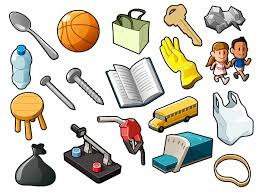
#> input picture image_speech/stdimgs/objects.jpeg, 259 x 194 px
$ jupyter execute 7_manual.ipynb
#> lines starting #> are read from the running program, lines starting #| are printed output that depends on the picture; after the words box and inside, x2 and y2 are one past the last pixel; in counts of white or black regions, pixels touching at a corner belong together
### Region-Based Segmentation (Watershed Algorithm)
#### Theory
The Watershed Algorithm is a region-based segmentation technique that treats the grayscale image as a topographic surface. In this surface, the intensity values represent the height of the terrain. The algorithm identifies catchment basins and watershed lines, which correspond to regions and boundaries in the image.

#### Steps in the Workflow:
1. **Thresholding**: The input image is binarized using Otsu's thresholding method to separate foreground objects from the background.
2. **Morphological Operations**: Small objects are removed, and the binary image is refined using morphological operations like closing.
3. **Distance Transform**: A distance transform is applied to compute the Euclidean distance from each foreground pixel to the nearest background pixel.
4. **Local Maxima Detection**: Peaks in the distance transform are identified as markers for the watershed algorithm.
5. **Watershed Segmentation**: The markers are used to segment the image into distinct regions using the watershed algorithm.

This approach is particularly useful for segmenting overlapping objects in an image, as it effectively separates connected components based on their topological features.

[cell 1]
import numpy as np
import matplotlib.pyplot as plt
from scipy import ndimage as ndi
from skimage.feature import peak_local_max
from skimage.segmentation import watershed
from skimage.morphology import remove_small_objects, closing, square
from skimage.measure import label
import cv2

[cell 2]
def apply_threshold(image):
    _, binary = cv2.threshold(image, 0, 255, cv2.THRESH_BINARY + cv2.THRESH_OTSU)
    return binary


def watershed_segmentation(binary_img):
    binary_img = closing(binary_img, np.ones((3, 3), dtype=bool))
    cleaned = remove_small_objects(binary_img, min_size=30)
    distance = ndi.distance_transform_edt(cleaned)
    coords = peak_local_max(distance, labels=cleaned, footprint=np.ones((3, 3)))

    local_maxi = np.zeros_like(distance, dtype=bool)
    local_maxi[tuple(coords.T)] = True

    markers = label(local_maxi)
    labels_ws = watershed(-distance, markers, mask=cleaned)

    return labels_ws

[cell 3]
image = cv2.imread("stdimgs/objects.jpeg", cv2.IMREAD_GRAYSCALE)
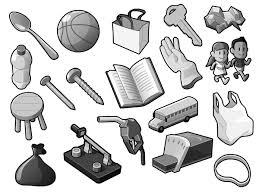
#> image: shape (194, 259); min 0, max 255, mean 207.3
binary_img = apply_threshold(image)
#> in apply_threshold, `_, binary = cv2.threshold(image, 0, 255, cv2.THRESH_BINARY + cv2.THRES..`:
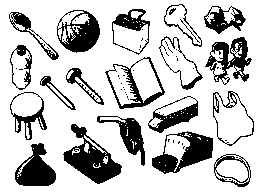
#> binary: shape (194, 259); 77% white; 65 black regions (44 under 20 px), largest, box (x1, y1, x2, y2) and area: (63, 124, 122, 184) 1487, (152, 131, 213, 174) 1221, (15, 143, 56, 186) 1039
labels_ws = watershed_segmentation(binary_img)
#> in watershed_segmentation, `binary_img = closing(binary_img, np.ones((3, 3), dtype=bool))`:
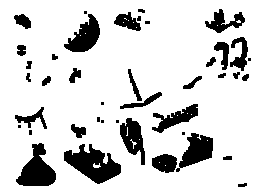
#> binary_img: shape (194, 259); 83.9% white; 41 black regions (11 under 20 px), largest, box (x1, y1, x2, y2) and area: (64, 144, 121, 184) 1220, (16, 143, 56, 186) 965, (176, 133, 213, 172) 744
#> in watershed_segmentation, `distance = ndi.distance_transform_edt(cleaned)`:
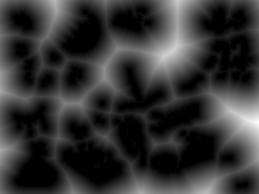
#> distance: shape (194, 259) float64; min 0, max 43.42, mean 9; drawn with min black and max white
#> in watershed_segmentation, `coords = peak_local_max(distance, labels=cleaned, footprint=np.ones((3..`: coords = 453 pairs, first value 1 to 192, second value 1 to 257
#> in watershed_segmentation, `labels_ws = watershed(-distance, markers, mask=cleaned)`:
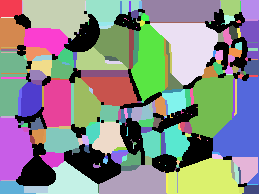
#> labels_ws: shape (194, 259) int32; 247 distinct labels, from 0 to 246; one colour per label, 0 black

[cell 4]
plt.figure(figsize=(10, 5))
plt.subplot(1, 2, 1)
plt.imshow(binary_img, cmap="gray")
plt.title("Binary Image")
plt.axis("off")

plt.subplot(1, 2, 2)
plt.imshow(labels_ws, cmap="nipy_spectral")
plt.title("Watershed Segmentation")
plt.axis("off")
plt.tight_layout()

$ run again, with image_speech/stdimgs/HappyFish.jpg copied over image_speech/stdimgs/objects.jpeg
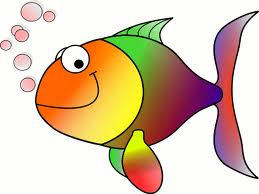
#> input picture image_speech/stdimgs/HappyFish.jpg, 259 x 194 px
#> in apply_threshold, `_, binary = cv2.threshold(image, 0, 255, cv2.THRESH_BINARY + cv2.THRES..`:
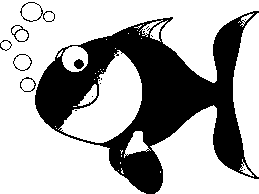
#> binary: shape (194, 259); 68.1% white; 17 black regions (10 under 20 px), largest, box (x1, y1, x2, y2) and area: (35, 11, 259, 194) 15597, (20, 2, 55, 22) 105, (11, 25, 29, 42) 73
#> binary_img: shape (194, 259); 70.2% white; 7 black regions (5 under 20 px), largest, box (x1, y1, x2, y2) and area: (35, 17, 244, 194) 14840, (74, 60, 84, 69) 71
#> coords = 145 pairs, first value 1 to 192, second value 1 to 257
#> in watershed_segmentation, `labels_ws = watershed(-distance, markers, mask=cleaned)`:
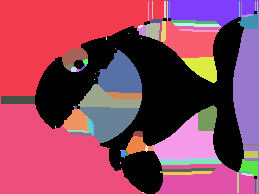
#> labels_ws: shape (194, 259) int32; 92 distinct labels, from 0 to 91; one colour per label, 0 black
